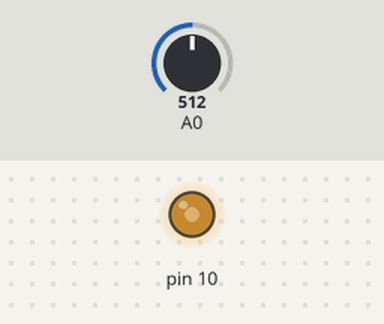
Recording of a sketch running on a simulated Arduino Uno, built with avr-gcc and run on an emulated ATmega328P. On the bench: output pins drawn as LEDs (lit = HIGH). The test bench sets the inputs (shaded band); at power-on: A0 = 512.

Above: at 1.2 s.
1.3 s: A0 set to 716
At 1.6 s:
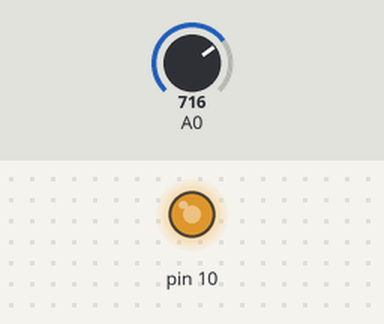
2.8 s: A0 set to 900
At 3.9 s:
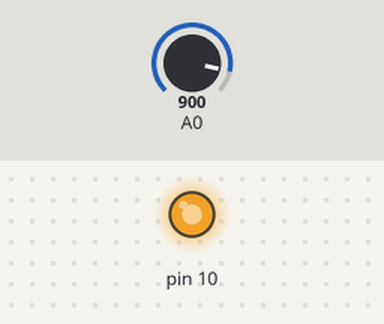
4.3 s: A0 set to 122
At 5.1 s:
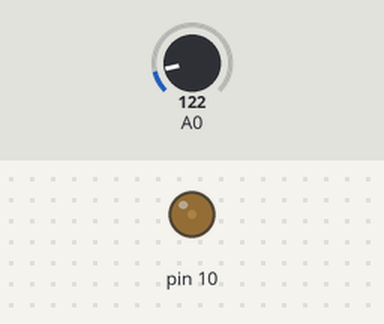
5.8 s: A0 set to 0
At 6.2 s:
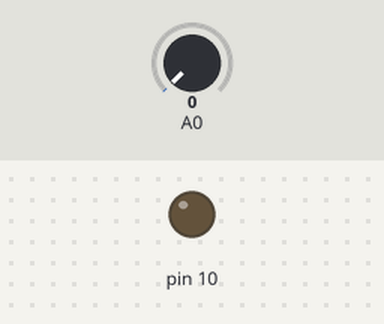
7.3 s: A0 set to 511
At 8.6 s:
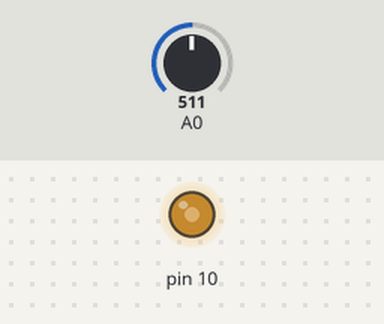
Timing chart, 0 to 9.8 s (numbered marks = the images above; inputs shaded):
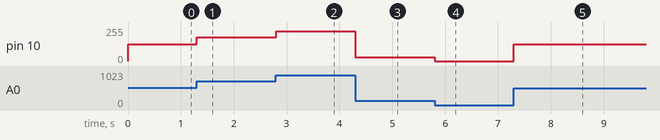

Measured:
- after the input at 1.3 s, pin 10: 127/255 → 178/255 at once
- after the input at 2.8 s, pin 10: 178/255 → 224/255 at once
- after the input at 4.3 s, pin 10: 224/255 → 30/255 at once
- after the input at 5.8 s, pin 10: 30/255 → 0/255 at once
- after the input at 7.3 s, pin 10: 0/255 → 127/255 at once

The sketch:

Lab2.ino
```cpp
//Michael Colizza
// C++ code
//
void setup()
{
  //set pin 10 to output a signal
  pinMode(10, OUTPUT);
}

void loop()
{
  //sets a variable equal to the output of potentiometer
  int value = analogRead(A0);
  //takes the value of A0(pin of potentiometer) and maps it to between 0-255 instead of the potentiometers raw range of 0-1023
  int bright = map(value, 0, 1023, 0, 255);
  //sends the value var to pin 10 to be sent to LED
  analogWrite(10, bright);
  //prints the brightness variable
  Serial.print(bright);
}
```
